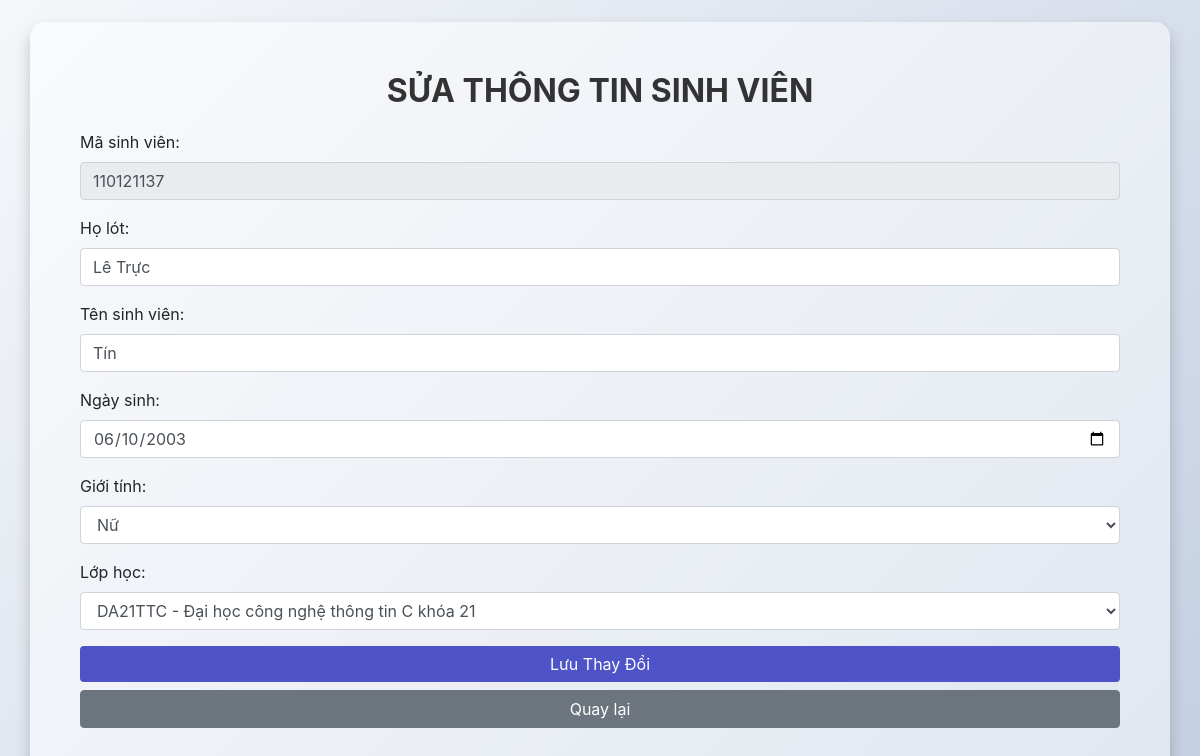
The app's page /suasinhvien.php?maSV=110121137, older data.
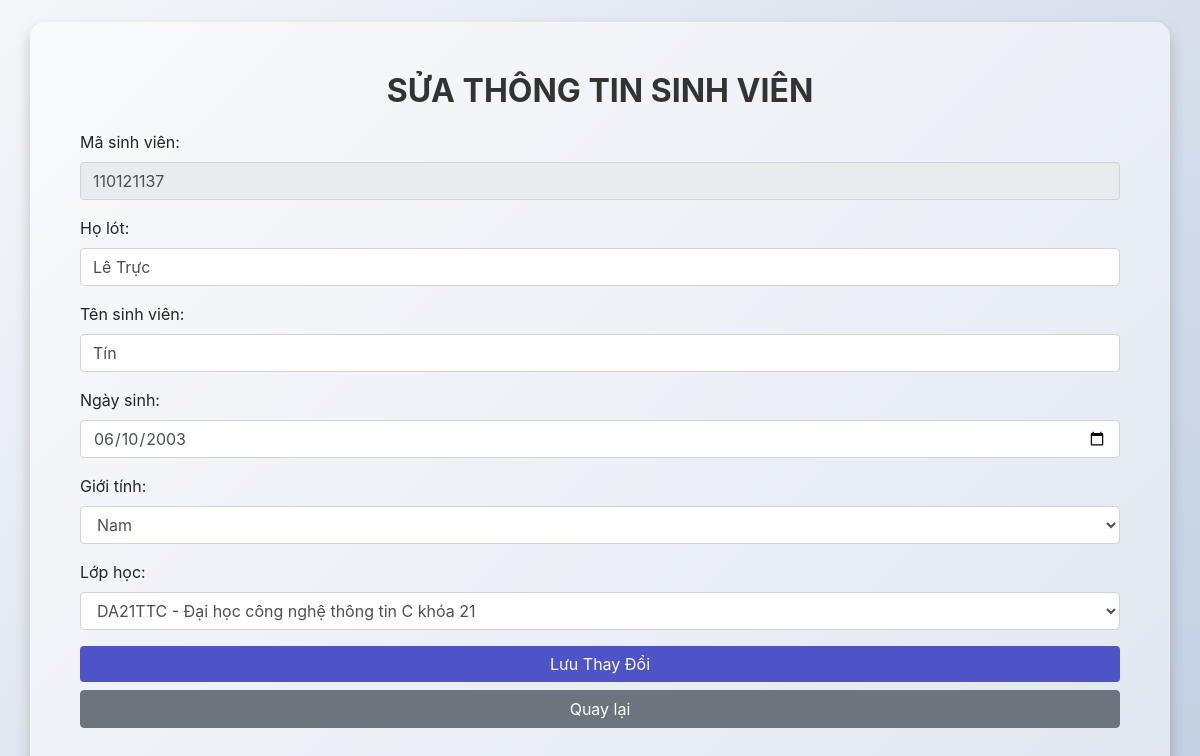
The same page, newer data.
### tables this page shows
CREATE TABLE `sinhvien` (
  `maSV` varchar(9) NOT NULL COMMENT 'Mã sinh viên',
  `hoLot` varchar(20) NOT NULL COMMENT 'Họ lót',
  `tenSV` varchar(10) NOT NULL COMMENT 'Tên sinh viên',
  `ngaySinh` date NOT NULL COMMENT 'Ngày sinh',
  `gioiTinh` varchar(6) NOT NULL COMMENT 'Giới tính',
  `maLop` varchar(20) NOT NULL COMMENT 'Mã Lớp'
);

### suasinhvien.php (the view, shortened to what this page needs)
<?php
include_once("connect.php");
if (isset($_GET['maSV'])) {
    $maSV = $_GET['maSV'];
    $sql = "SELECT * FROM sinhvien WHERE maSV = '$maSV'";
    $result = $conn->query($sql);
    if ($result->num_rows > 0) {
        $row = $result->fetch_assoc();
    } else {
        echo "Không tìm thấy sinh viên với mã này.";
        exit();
    }
} else {
    echo "Không có mã sinh viên để chỉnh sửa.";
    exit();
}
?>
<!DOCTYPE html>
<html lang="en">
<head>
  <link rel="stylesheet" href="https://cdn.jsdelivr.net/npm/bootstrap@4.6.2/dist/css/bootstrap.min.css">
</head>
<body>
<div class="container">
  <h2>SỬA THÔNG TIN SINH VIÊN</h2>
  <form action="xuly_suasinhvien.php" method="post">
    <div class="form-group">
      <label for="masv">Mã sinh viên:</label>
      <input type="text" class="form-control" id="masv" value="<?php echo $row['maSV']; ?>" name="txtMaSV" readonly>
    </div>
    <div class="form-group">
      <label for="holot">Họ lót:</label>
      <input type="text" class="form-control" id="holot" value="<?php echo $row['hoLot']; ?>" name="txtHoLot" required>
    </div>
    <div class="form-group">
      <label for="tensv">Tên sinh viên:</label>
      <input type="text" class="form-control" id="tensv" value="<?php echo $row['tenSV']; ?>" name="txtTenSV" required>
    </div>
    <div class="form-group">
      <label for="ngaysinh">Ngày sinh:</label>
      <input type="date" class="form-control" id="ngaysinh" value="<?php echo $row['ngaySinh']; ?>" name="txtNgaySinh" required>
    </div>
    <div class="form-group">
      <label for="gioitinh">Giới tính:</label>
      <select class="form-control" id="gioitinh" name="txtGioiTinh" required>
        <option value="Nam" <?php if ($row['gioiTinh'] == 'Nam') echo 'selected'; ?>>Nam</option>
        <option value="Nữ" <?php if ($row['gioiTinh'] == 'Nữ') echo 'selected'; ?>>Nữ</option>
      </select>
    </div>
    <div class="form-group">
      <label for="malop">Lớp học:</label>
      <select class="form-control" id="malop" name="txtMaLop" required>
        <?php
            $sql = "SELECT maLop, tenLop FROM lophoc";
            $result = $conn->query($sql);
            while ($lophoc = $result->fetch_assoc()) {
                $selected = ($lophoc['maLop'] == $row['maLop']) ? 'selected' : '';
                echo "<option value='".$lophoc['maLop']."' $selected>".$lophoc['maLop']." - ".$lophoc['tenLop']."</option>";
            }
        ?>
      </select>
    </div>
    <button type="submit" class="btn btn-primary btn-block">Lưu Thay Đổi</button>
    <a href="sinhvien.php" class="btn btn-secondary btn-block">Quay lại</a>
  </form>
</div>
</body>
</html>

Row changes from the older to the newer data that the page shows:
changed sinhvien "Lê Trực": txtGioiTinh "Nữ" → "Nam"
